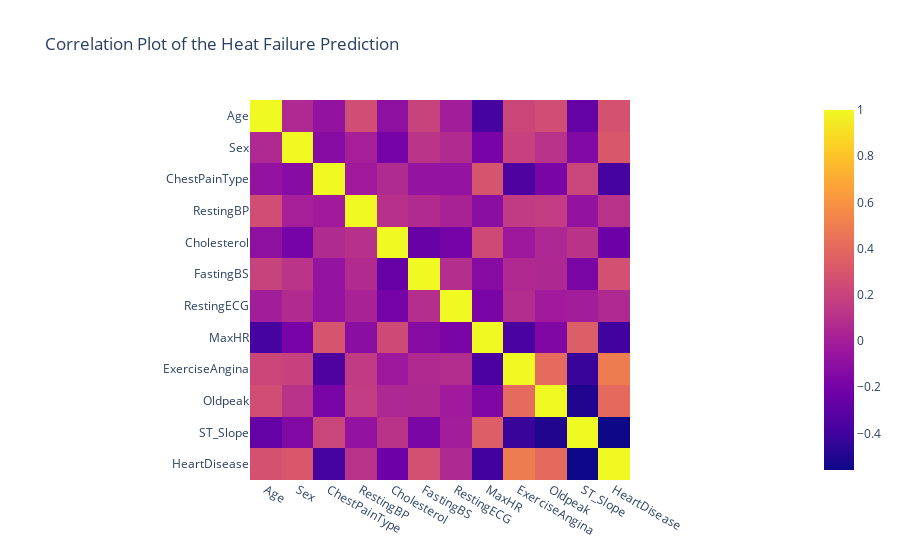

The cell this chart's notebook holds for it:
### Markdown cell above
### Correlation Matrix

Its necessary to remove correlated variables to improve your model. One can find correlations using pandas “.corr()” function and can visualize the correlation matrix using plotly express.

Lighter shades represents positive correlation

Darker shades represents negative correlation

### Code cell
px.imshow(heart_df.corr(),title="Correlation Plot of the Heat Failure Prediction")

### Figure 1 — Plotly figure (JSON) as saved in the notebook; plotly's stock layout.template omitted (floating-point values rounded to 4 significant figures; data arrays with more than 128 entries replaced by an {"elided": "..."} marker saying what was removed)
{"data": [{"coloraxis": "coloraxis", "hovertemplate": "x: %{x}<br>y: %{y}<br>color: %{z}<extra></extra>", "name": "0", "type": "heatmap", "x": ["Age", "Sex", "ChestPainType", "RestingBP", "Cholesterol", "FastingBS", "RestingECG", "MaxHR", "ExerciseAngina", "Oldpeak", "ST_Slope", "HeartDisease"], "xaxis": "x", "y": ["Age", "Sex", "ChestPainType", "RestingBP", "Cholesterol", "FastingBS", "RestingECG", "MaxHR", "ExerciseAngina", "Oldpeak", "ST_Slope", "HeartDisease"], "yaxis": "y", "z": {"elided": "12x12 float values"}}], "layout": {"coloraxis": {"colorscale": [[0, "#0d0887"], [0.1111, "#46039f"], [0.2222, "#7201a8"], [0.3333, "#9c179e"], [0.4444, "#bd3786"], [0.5556, "#d8576b"], [0.6667, "#ed7953"], [0.7778, "#fb9f3a"], [0.8889, "#fdca26"], [1, "#f0f921"]]}, "title": {"text": "Correlation Plot of the Heat Failure Prediction"}, "xaxis": {"anchor": "y", "constrain": "domain", "domain": [0, 1], "scaleanchor": "y"}, "yaxis": {"anchor": "x", "autorange": "reversed", "constrain": "domain", "domain": [0, 1]}}}
